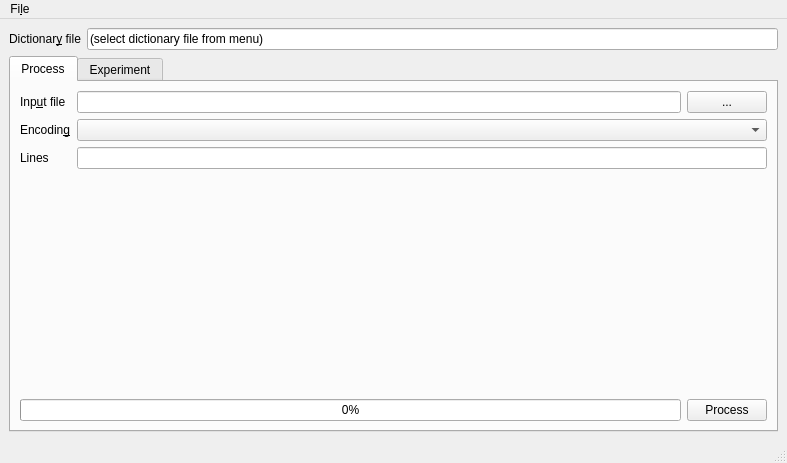
<?xml version="1.0" encoding="UTF-8"?>
<ui version="4.0">
 <class>MainWindow</class>
 <widget class="QMainWindow" name="MainWindow">
  <property name="geometry">
   <rect>
    <x>0</x>
    <y>0</y>
    <width>787</width>
    <height>463</height>
   </rect>
  </property>
  <property name="windowTitle">
   <string>RoSubFix</string>
  </property>
  <widget class="QWidget" name="centralwidget">
   <layout class="QVBoxLayout" name="verticalLayout_2">
    <item>
     <layout class="QVBoxLayout" name="verticalLayout">
      <item>
       <layout class="QFormLayout" name="formLayout">
        <item row="0" column="0">
         <widget class="QLabel" name="label">
          <property name="text">
           <string>Dictionar&amp;y file</string>
          </property>
          <property name="buddy">
           <cstring>line_dictionary_file</cstring>
          </property>
         </widget>
        </item>
        <item row="0" column="1">
         <widget class="QLineEdit" name="line_dictionary_file">
          <property name="text">
           <string>(select dictionary file from menu)</string>
          </property>
          <property name="readOnly">
           <bool>true</bool>
          </property>
         </widget>
        </item>
       </layout>
      </item>
     </layout>
    </item>
    <item>
     <widget class="QTabWidget" name="tabWidget">
      <property name="currentIndex">
       <number>0</number>
      </property>
      <widget class="QWidget" name="tab_process">
       <attribute name="title">
        <string>Process</string>
       </attribute>
       <layout class="QVBoxLayout" name="verticalLayout_3">
        <item>
         <layout class="QFormLayout" name="formLayout_2">
          <item row="0" column="0">
           <widget class="QLabel" name="label_2">
            <property name="text">
             <string>Inp&amp;ut file</string>
            </property>
            <property name="buddy">
             <cstring>line_input_file</cstring>
            </property>
           </widget>
          </item>
          <item row="0" column="1">
           <layout class="QHBoxLayout" name="horizontalLayout">
            <item>
             <widget class="QLineEdit" name="line_input_file">
              <property name="readOnly">
               <bool>true</bool>
              </property>
             </widget>
            </item>
            <item>
             <widget class="QPushButton" name="button_input_file">
              <property name="sizePolicy">
               <sizepolicy hsizetype="Minimum" vsizetype="Minimum">
                <horstretch>0</horstretch>
                <verstretch>0</verstretch>
               </sizepolicy>
              </property>
              <property name="text">
               <string>...</string>
              </property>
             </widget>
            </item>
           </layout>
          </item>
          <item row="1" column="1">
           <widget class="QComboBox" name="combo_encoding">
            <property name="sizeAdjustPolicy">
             <enum>QComboBox::AdjustToContents</enum>
            </property>
           </widget>
          </item>
          <item row="1" column="0">
           <widget class="QLabel" name="label_3">
            <property name="text">
             <string>Encodin&amp;g</string>
            </property>
            <property name="buddy">
             <cstring>combo_encoding</cstring>
            </property>
           </widget>
          </item>
          <item row="2" column="0">
           <widget class="QLabel" name="label_4">
            <property name="text">
             <string>Lines</string>
            </property>
            <property name="buddy">
             <cstring>line_file_lines</cstring>
            </property>
           </widget>
          </item>
          <item row="2" column="1">
           <widget class="QLineEdit" name="line_file_lines">
            <property name="toolTip">
             <string>&lt;html&gt;&lt;head/&gt;&lt;body&gt;&lt;p&gt;For example, &amp;quot;25-75&amp;quot; to apply only to lines 25 through 75 of the file. The first line is line 1 (not zero).&lt;/p&gt;&lt;/body&gt;&lt;/html&gt;</string>
            </property>
           </widget>
          </item>
         </layout>
        </item>
        <item>
         <layout class="QHBoxLayout" name="horizontalLayout_2">
          <item>
           <widget class="QProgressBar" name="progressbar_process">
            <property name="value">
             <number>0</number>
            </property>
            <property name="textVisible">
             <bool>true</bool>
            </property>
           </widget>
          </item>
          <item>
           <widget class="QPushButton" name="button_process">
            <property name="text">
             <string>Process</string>
            </property>
           </widget>
          </item>
         </layout>
        </item>
       </layout>
      </widget>
      <widget class="QWidget" name="tab_experiment">
       <attribute name="title">
        <string>Experiment</string>
       </attribute>
       <layout class="QVBoxLayout" name="verticalLayout_4">
        <item>
         <widget class="QPlainTextEdit" name="exp_textbox_before"/>
        </item>
        <item>
         <widget class="QPlainTextEdit" name="exp_textbox_after"/>
        </item>
       </layout>
      </widget>
     </widget>
    </item>
   </layout>
  </widget>
  <widget class="QMenuBar" name="menubar">
   <property name="geometry">
    <rect>
     <x>0</x>
     <y>0</y>
     <width>787</width>
     <height>30</height>
    </rect>
   </property>
   <widget class="QMenu" name="menuFile">
    <property name="title">
     <string>Fi&amp;le</string>
    </property>
    <addaction name="menuaction_load_dictionary_file"/>
   </widget>
   <addaction name="menuFile"/>
  </widget>
  <widget class="QStatusBar" name="statusbar"/>
  <action name="menuaction_load_dictionary_file">
   <property name="text">
    <string>&amp;Load dictionary file...</string>
   </property>
  </action>
 </widget>
 <resources/>
 <connections/>
</ui>
